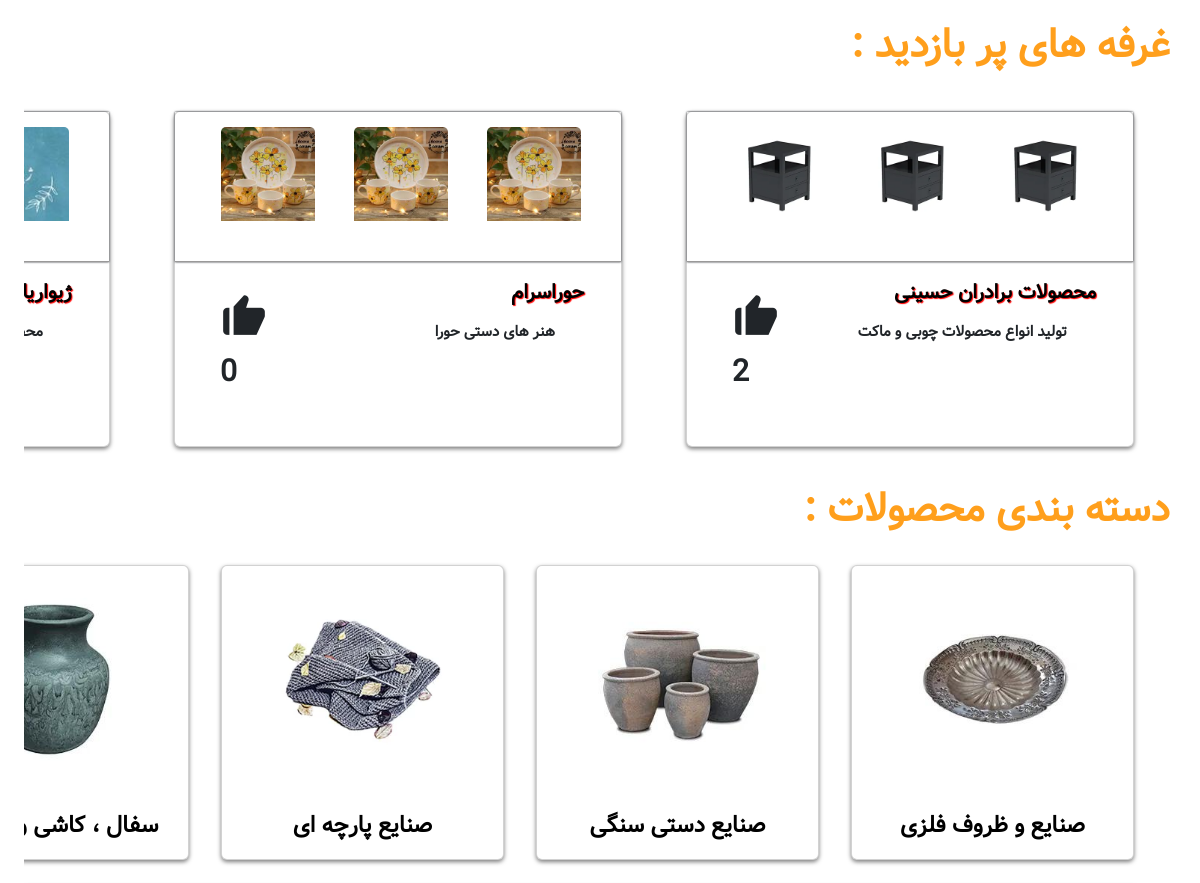
/ (middle part), run on an earlier commit of the app's database.
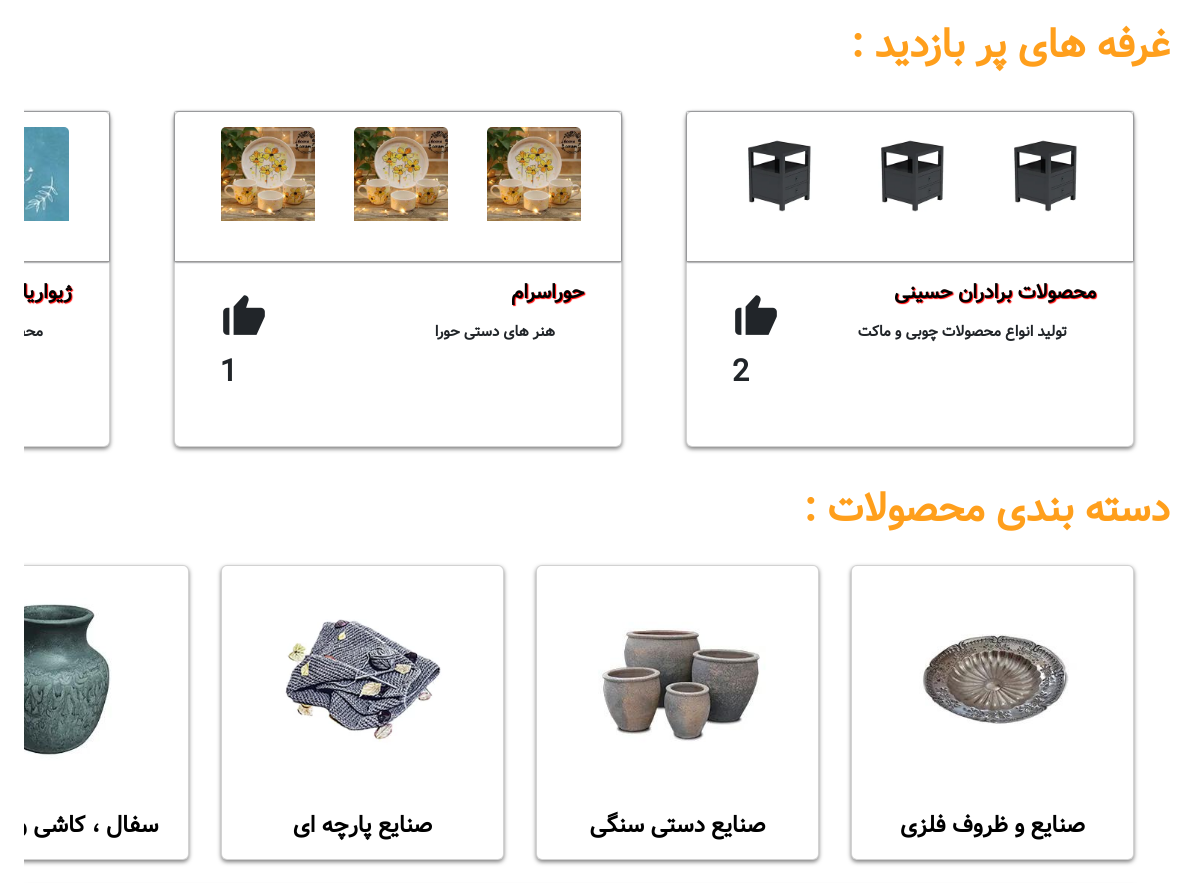
And on a later commit of the database.
### Store/models.py (models this page shows, shortened)
class Booth(models.Model):
    name = models.CharField(max_length=100)
    address = models.CharField(max_length=100)
    description = models.CharField(max_length=200)
    image = models.ImageField(upload_to='uploads/booth/', null=True)
    owner = models.ForeignKey(User, on_delete=models.CASCADE)
    date_created = models.DateTimeField(auto_now_add=True , null=True)
    popularity_percentage = models.FloatField(default=0)  # فیلد جدید برای نگهداری درصد محبوبیت

### Store/views.py (the view)
# urls.py: path('', views.Home, name='Home'),
def Home(request):
    products=Product.objects.all()
    booth= Booth.objects.all()
    category = Category.objects.all()
    if request.user.is_authenticated:
        user=User.objects.get(id=request.user.id)
    else:
        user=None
    if request.method == 'POST':
        searched = request.POST['search']
        searched = Product.objects.filter(Q(name__icontains=searched) | Q(description__icontains=searched))
        if not searched:
            messages.error(request , 'متاسفانه محصولی با این نام وحود ندارد ...')
            return render(request=request , template_name='Home.html' , context={})
        else:
            return render(request=request, template_name='Home.html',context={'Product': products, 'Booth': booth, 'category': category, 'user': user,'search': searched})
    else:
        return render(request=request , template_name='Home.html' , context={'Product':products ,'Booth':booth , 'category':category , 'user':user})

### Cart/cart.py (called while the page is built)
    def __len__(self):
        return len(self.cart)

### Cart/context_processors.py (called while the page is built)
def cart(request):
    return {'cart': Cart(request)}

### Store/templates/Home.html (shortened to what this page needs)
{% extends 'base.html' %}
{% load static %}
{% load humanize %}
{% block content %}
{% if search %}
<div class="Mahsolat">
    {% for item in search %}
    <div class="Mahsol Mahsolat-Page">
        <div class="Layer">
            <h6>{{ item.name }}</h6>
            {% if item.is_sale %}
            <h2 style="text-decoration: line-through">{{ item.price|intcomma }}</h2>
                <h2><span class="Pardakht"></span> تومان</h2>
            {% else %}
            {% endif %}
            <a href="/product/{{ item.id }}" class="btn product-btn"
                style="margin: 0; width: 10% ; background-color: #2EC4B6 !important; ">ادامه مطلب</a>
        </div>
        <img src="{{ item.image.url }}" alt="image-product">
    </div>
    {% endfor %}
</div>
{% else %}
    <h2 class="sub-Title">غرفه های پر بازدید :</h2>
    <div class="Cards row">
        {% for item in Booth %}
          <div class="card Booth">
            <div class="img">
                <img class="card-img-top" src="{{ item.image.url }}" alt="Card image">
              <img class="card-img-top" src="{{ item.image.url }}" alt="Card image">
              <img class="card-img-top" src="{{ item.image.url }}" alt="Card image">
             </div>
            <div class="card-body">
              <a class="Booth-Titr">{{ item.name }}</a>
              <h4 class="Booth-p">{{ item.description }}</h4>
                <i class='bx bxs-like like-icon' data-id="{{ item.id }}"></i>
                <span class="number-heart">{{ item.likes.count }}</span>
              </div>
            </div>
        {% endfor %}
            </div>
    <div class="Category">
      <h2 class="sub-Title">
        دسته بندی محصولات :
      </h2>
    <div class="Cards row">
        {% for item in category %}
      <div class="card col-md-2 Category" >
          <img class="card-img-top" src="{{ item.image.url }}" alt="Card image">
          <div class="card-body" style="text-align: center;">
            <a href="{% url 'Category' '{{ item.name }}'  %}" class="Onvan-Category">{{ item.name }}</a>
          </div>
        </div>
        {% endfor %}
    </div>
    </div>
{% endif %}
      {% endblock %}

What changed in the data, as far as the page shows it:
changed Booth "حوراسرام": likes.count "0" → "1"
